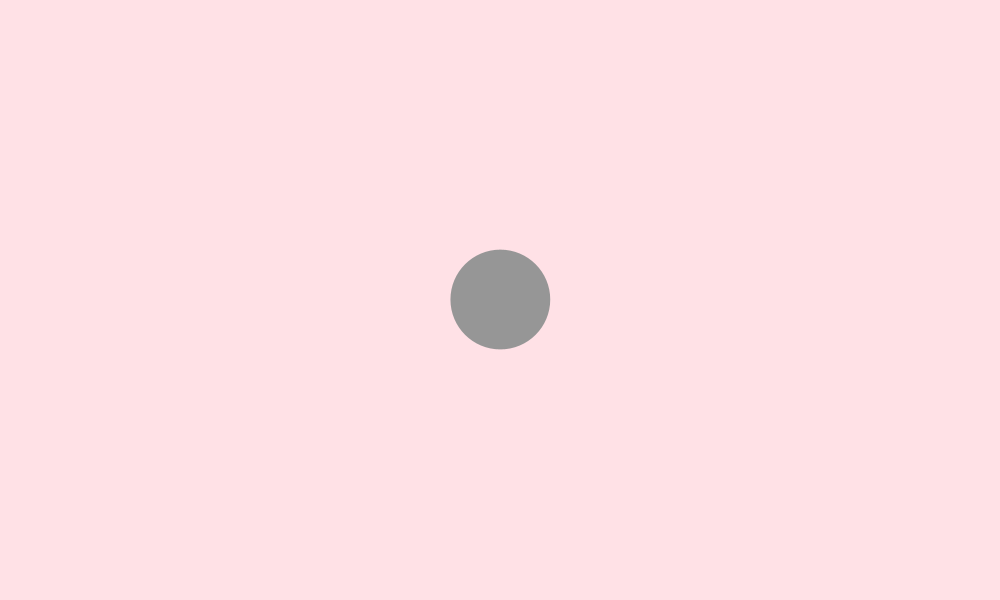
Frame 1 (no input)
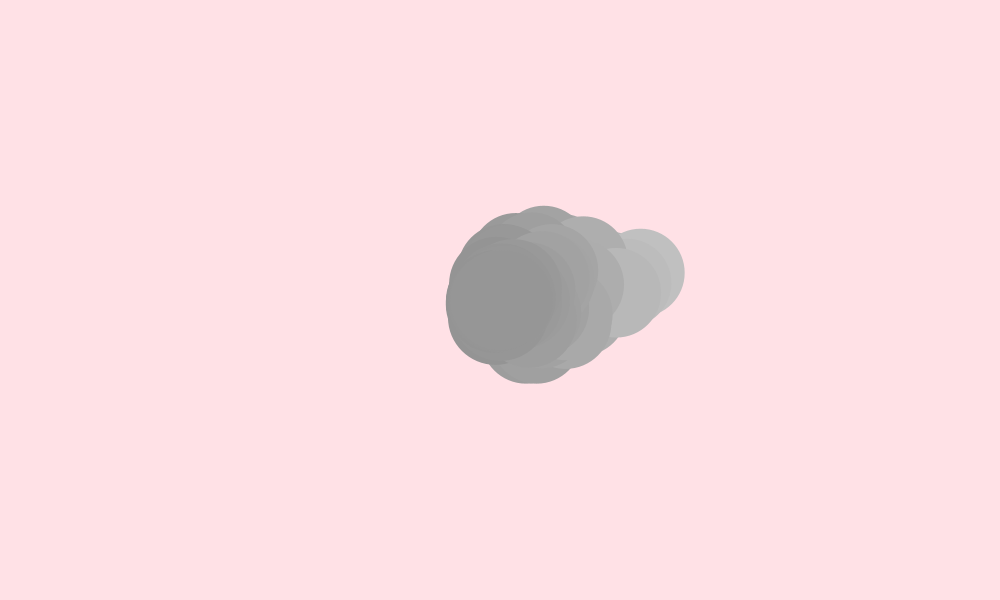
Frame 60 (the mouse pressed at the canvas centre just before this capture)
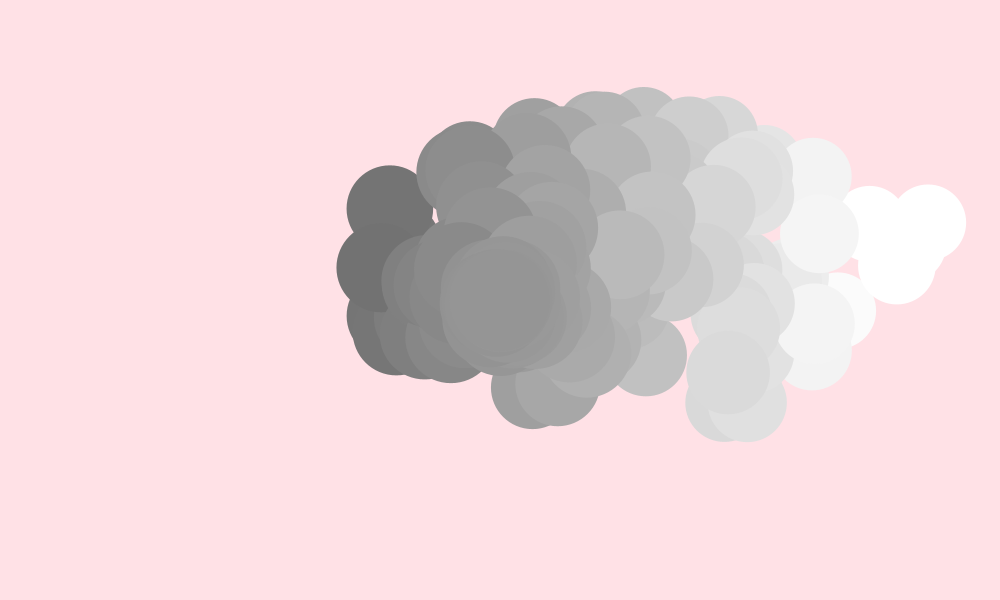
Frame 120 (the mouse held since frame 60 and released just before this capture)

The Processing sketch that drew these frames (run headless with seeded random() and noise(); from frame 60 on, the mouse is pressed at the canvas centre):

// Processing sketch: particleForces
// ── particleForces.pde
ArrayList<Particle> particles = new ArrayList<Particle>();
PVector repelPoint1;
PVector repelPoint2;


void setup() {
  //float c = color;
  size(1000, 600);
  
repelPoint1 = new PVector(width/2, 100);
repelPoint2 = new PVector(width/2, height - 100);
}

void draw() {
    background(255, 225, 230);
  particles.add(new Particle(width/2, height/2));
  
  for (int i = 0; i < particles.size(); i++) {
    Particle p = particles.get(i);
    p.addRepel(mouseX, mouseY, 50);
    p.addRepel(repelPoint1.x, repelPoint1.y, 5);
    p.addRepel(repelPoint2.x, repelPoint2.y, 25);
    p.update();
    p.display();
    
    if (p.life < 0) {
      particles.remove(i);
    }
  }
}
// ── Particle.pde
class Particle {
  PVector pos;
  PVector vel;
  PVector acc;
  float life;
  float maxSpeed;

  Particle(float x, float y) {
    pos = new PVector(x, y);
    vel = new PVector(random(-1, 1), random(-1, 1));
    acc = new PVector(0, 0);
    life = 500;
    maxSpeed = 25;
  }

  void update() {
    acc.mult(0.2);
    vel.add(acc);
    vel.limit(maxSpeed);
    pos.add(vel);

    life--;
  }

  void display() {
    float s = map(life, 100, 0, 20, 0);
    fill(map(pos.x, 0, 2000, 0, 600));
    noStroke();
    ellipse(pos.x, pos.y, s, s);
    tint(255, 50);
  }

  void addAttract(float x, float y, float maxForce) {
    float angle = atan2(y - pos.y, x - pos.x);
    float forceStr = maxForce / (1 + dist(pos.x, x, pos.y, y));
    PVector newForce = new PVector(cos(angle), sin(angle));
    newForce = newForce.mult(forceStr);
    acc.add(newForce);
  }
  
  void addRepel(float x, float y, float maxForce) {
     float angle = atan2(pos.y - y, pos.x - x);
     //not sure why the repel isn't working...
    float forceStr = maxForce / (1 + dist(pos.x, x, pos.y, y));
    PVector newForce = new PVector(cos(angle), sin(angle));
    newForce = newForce.mult(forceStr);
    acc.add(newForce);
  }
}
